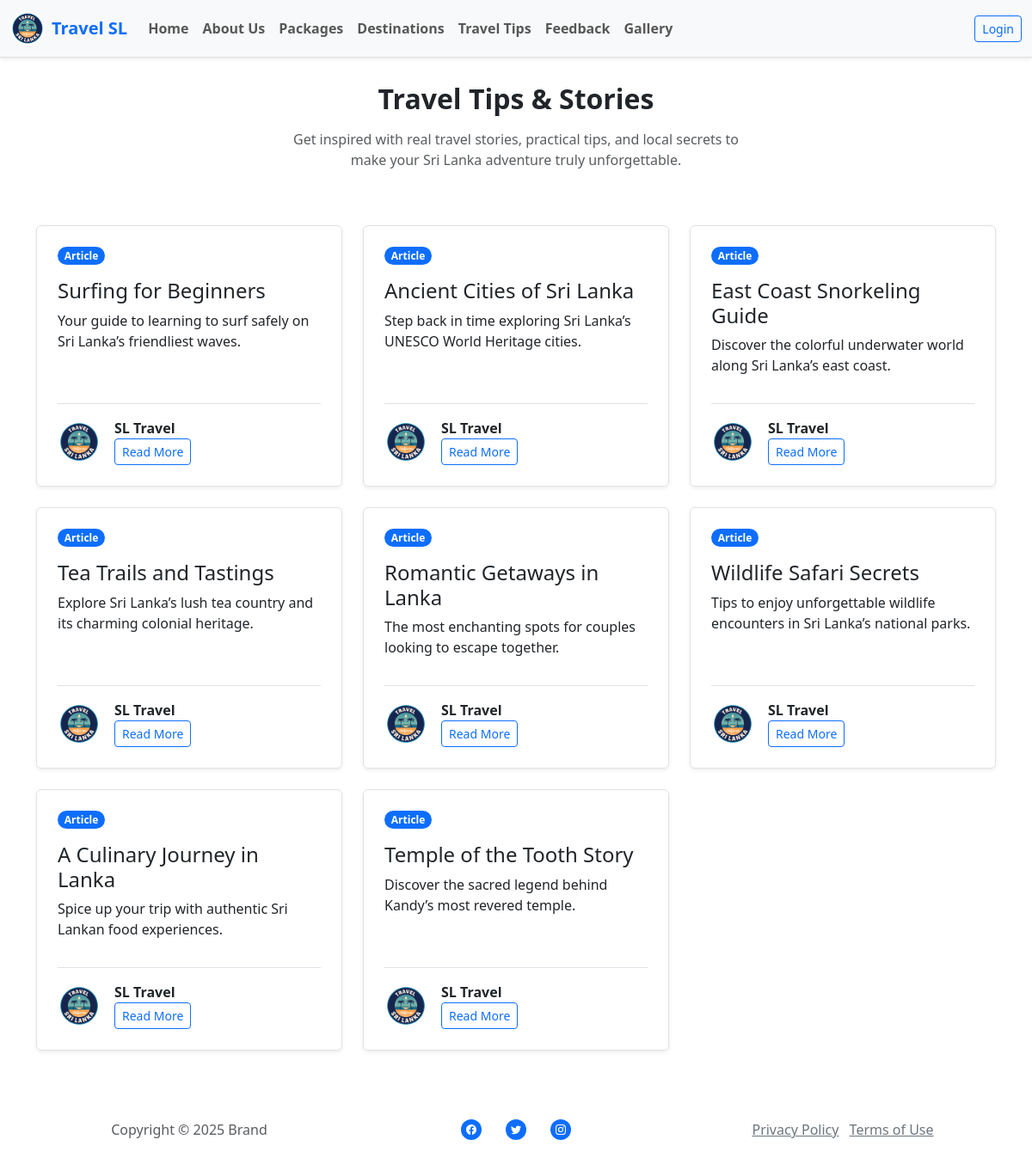
The page /index.php?controller=Blog&action=index on the database its author committed.
### tables this page shows
CREATE TABLE `blogs` (
  `blog_id` int(11) NOT NULL,
  `title` varchar(200) NOT NULL,
  `excerpt` text DEFAULT NULL,
  `thumbnail` varchar(255) DEFAULT NULL,
  `content` text DEFAULT NULL,
  `submitted_by` int(11) DEFAULT NULL,
  `status` enum('active','inactive','pending') DEFAULT 'inactive',
  `created_at` timestamp NOT NULL DEFAULT current_timestamp(),
  `updated_at` timestamp NOT NULL DEFAULT current_timestamp() ON UPDATE current_timestamp()
);

CREATE TABLE `users` (
  `user_id` int(11) NOT NULL,
  `full_name` varchar(100) NOT NULL,
  `email` varchar(100) NOT NULL,
  `password` varchar(600) NOT NULL,
  `user_type` enum('admin','user') DEFAULT 'user',
  `phone` varchar(15) DEFAULT NULL,
  `profile_pic` varchar(255) DEFAULT NULL,
  `status` enum('active','inactive') DEFAULT 'active',
  `created_at` timestamp NOT NULL DEFAULT current_timestamp(),
  `updated_at` timestamp NOT NULL DEFAULT current_timestamp() ON UPDATE current_timestamp(),
  `remark` varchar(100) NOT NULL
);

### controllers/BlogController.php (called while the page is built, shortened)
<?php
require_once 'models/Blog.php';
class BlogController extends BaseController
{
    public function index()
    {
        $blogs_Model = new Blog();
        $limit = 10;
        $page = isset($_GET['page']) ? (int)$_GET['page'] : 1;
        $offset = ($page - 1) * $limit;
        $Get_blogs = $blogs_Model->get_blogs_paginated($limit, $offset);
        require_once 'views/header.php';
        require_once 'views/blogs/blog.php';
        require_once 'views/footer.php';
    }
}

### models/Blog.php (called while the page is built, shortened)
<?php
require_once 'config/config.php';
class Blog
{
    private $pdo;
    public function __construct()
    {
        global $pdo;
        $this->pdo = $pdo;
    }
    public function get_blogs_paginated($limit, $offset)
    {
        $stmt = $this->pdo->prepare("SELECT blogs.*, users.full_name, users.profile_pic
        FROM blogs
        INNER JOIN users ON blogs.submitted_by=users.user_id where blogs.status= 'active' ORDER BY blog_id DESC LIMIT :limit OFFSET :offset");
        $stmt->bindValue(':limit', (int)$limit, PDO::PARAM_INT);
        $stmt->bindValue(':offset', (int)$offset, PDO::PARAM_INT);
        $stmt->execute();
        return $stmt->fetchAll(PDO::FETCH_ASSOC);
    }
}

### views/blogs/blog.php (the view, shortened to what this page needs)
<div class="container py-4 py-xl-5" data-aos="zoom-in-up" data-aos-delay="300">
    <div class="row mb-5">
        <div class="col-md-8 col-xl-6 text-center mx-auto">
            <h2 class="fw-bold mb-3">Travel Tips &amp; Stories</h2>
            <p class="w-lg-50 mx-auto text-muted">Get inspired with real travel stories, practical tips, and local secrets to make your Sri Lanka adventure truly unforgettable.</p>
        </div>
    </div>
    <div class="row gy-4 row-cols-1 row-cols-md-2 row-cols-xl-3">
        <?php if (!empty($Get_blogs)) : ?>
            <?php foreach ($Get_blogs as $blog) : ?>
                <div class="col" data-bss-hover-animate="bounce">
                    <div class="p-4 border rounded shadow-sm h-100 d-flex flex-column">
                        <span class="badge rounded-pill bg-primary mb-3 align-self-start">Article</span>
                        <h4 class="mb-2"><?php echo htmlspecialchars($blog['title']); ?></h4>
                        <p class="flex-grow-1"><?php echo htmlspecialchars($blog['excerpt']); ?></p>
                        <?php
                        $picture = !empty($blog['profile_pic']) ? $blog['profile_pic'] : "useer.png";
                        ?>
                        <div class="d-flex align-items-center mt-3 pt-3 border-top">
                            <img class="rounded-circle flex-shrink-0 me-3 fit-cover" width="50" height="50" src="public/img/user/<?php echo htmlspecialchars($picture); ?>" alt="Profile Picture">
                            <div>
                                <p class="fw-bold mb-1 mb-sm-0"><?php echo htmlspecialchars($blog['full_name']); ?></p>
                                <a class="btn btn-sm btn-outline-primary" href="index.php?controller=Blog&action=view_blog&blog_id=<?php echo $blog['blog_id']; ?>">Read More</a>
                            </div>
                        </div>
                    </div>
                </div>
            <?php endforeach; ?>
        <?php else : ?>
            <div class="text-center">
                <h6>No Blogs Found!</h6>
            </div>
        <?php endif; ?>
    </div>
</div>

### public/assets/css/Articles-Cards-images.css (style rules this page uses)
.fit-cover { object-fit: cover; }

### public/css/star_rating.css (style rules this page uses)
:root { --gl-star-color: #fdd835; --gl-star-color-inactive: #dcdce6; --gl-star-empty: url('../img/star-empty.svg'); --gl-star-full: url('../img/star-full.svg'); --gl-star-size: 24px; --gl-tooltip-background: rgba(17,17,17, .9); --gl-tooltip-border-radius: 4px; --gl-tooltip-color: #fff; --gl-tooltip-font-size: 0.875rem; --gl-tooltip-font-weight: 400; --gl-tooltip-line-height: 1; --gl-tooltip-margin: 12px; --gl-tooltip-padding: .5em 1em; }

### rows shown on the page
blogs: title "Surfing for Beginners", excerpt "Your guide to learning to surf safely on Sri Lanka’s friendliest waves.", submitted_by.profile_pic (picture), submitted_by.full_name "SL Travel"
blogs: title "Ancient Cities of Sri Lanka", excerpt "Step back in time exploring Sri Lanka’s UNESCO World Heritage cities.", submitted_by.profile_pic (picture), submitted_by.full_name "SL Travel"
blogs: title "East Coast Snorkeling Guide", excerpt "Discover the colorful underwater world along Sri Lanka’s east coast.", submitted_by.profile_pic (picture), submitted_by.full_name "SL Travel"
blogs: title "Tea Trails and Tastings", excerpt "Explore Sri Lanka’s lush tea country and its charming colonial heritage.", submitted_by.profile_pic (picture), submitted_by.full_name "SL Travel"
blogs: title "Romantic Getaways in Lanka", excerpt "The most enchanting spots for couples looking to escape together.", submitted_by.profile_pic (picture), submitted_by.full_name "SL Travel"
blogs: title "Wildlife Safari Secrets", excerpt "Tips to enjoy unforgettable wildlife encounters in Sri Lanka’s national parks.", submitted_by.profile_pic (picture), submitted_by.full_name "SL Travel"
blogs: title "A Culinary Journey in Lanka", excerpt "Spice up your trip with authentic Sri Lankan food experiences.", submitted_by.profile_pic (picture), submitted_by.full_name "SL Travel"
blogs: title "Temple of the Tooth Story", excerpt "Discover the sacred legend behind Kandy’s most revered temple.", submitted_by.profile_pic (picture), submitted_by.full_name "SL Travel"
